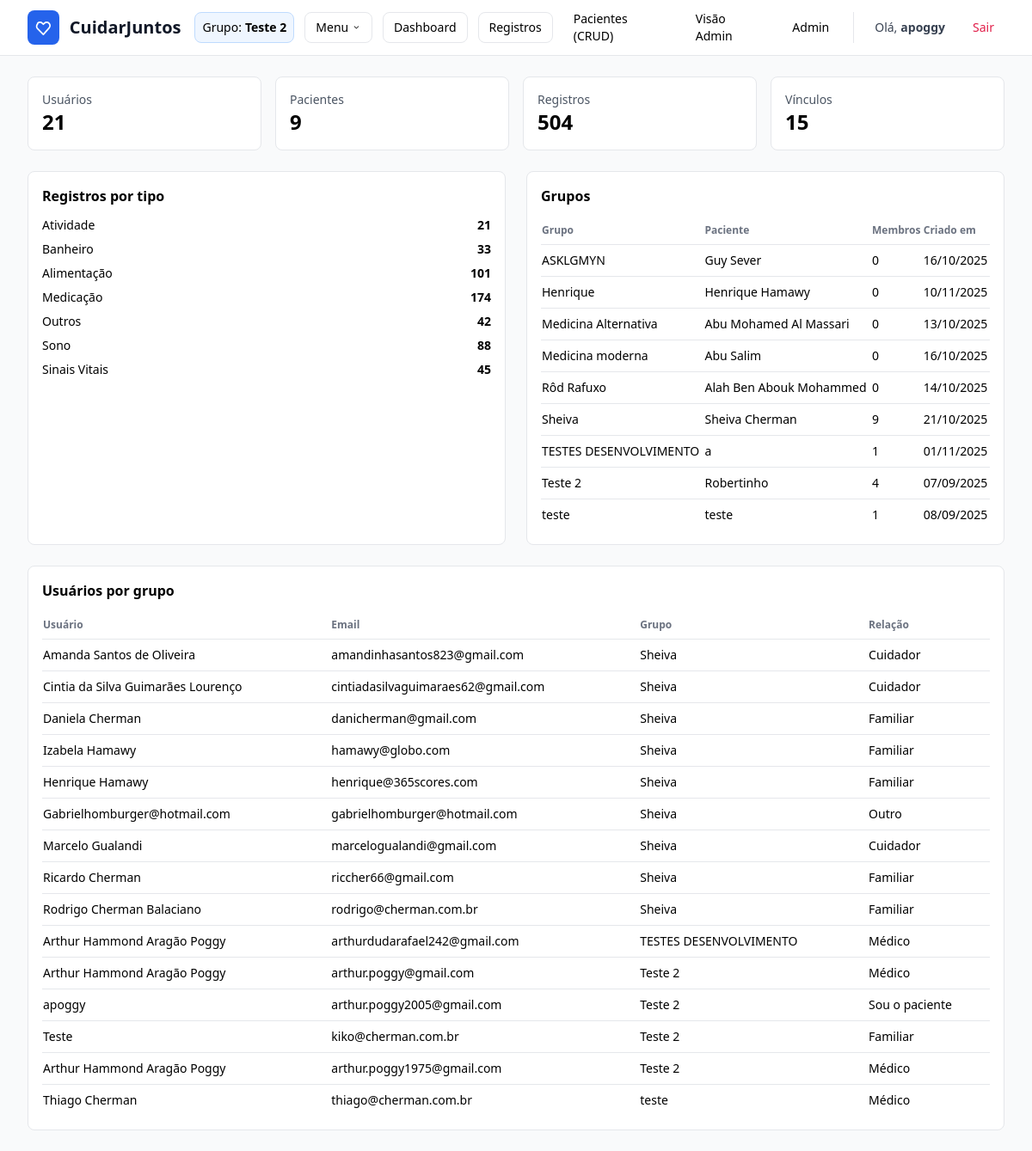
Page /care/admin/overview/ (signed in) on the earlier database version.
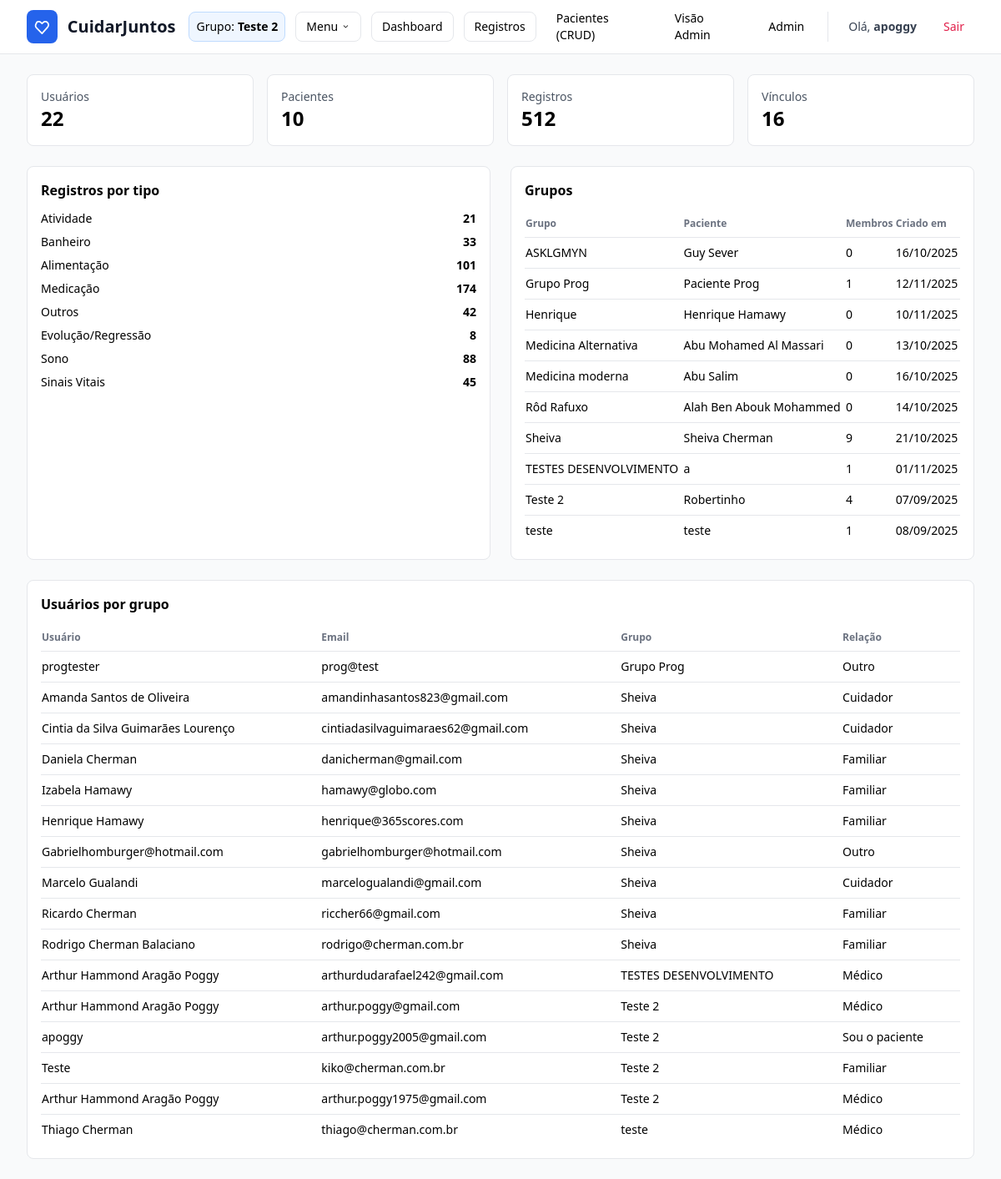
Same page on the later database version.
### care/models.py (models this page shows, shortened)
class CareGroup(models.Model):
    name = models.CharField("Nome do grupo", max_length=120)
    patient = models.OneToOneField(
        Patient, on_delete=models.CASCADE, related_name="care_group"
    )
    created_by = models.ForeignKey(
        User, on_delete=models.SET_NULL, null=True, blank=True,
        related_name="created_groups"
    )
    created_at = models.DateTimeField(auto_now_add=True)
    join_code_hash = models.CharField("Senha do grupo", max_length=128, blank=True)

class Patient(models.Model):
    name = models.CharField("Nome", max_length=120)
    birth_date = models.DateField("Nascimento", null=True, blank=True)
    notes = models.TextField("Observações / Dados de saúde", blank=True)
    created_by = models.ForeignKey(
        User, on_delete=models.CASCADE, related_name="patients",
        null=True, blank=True, db_index=True
    )
    user = models.OneToOneField(
        User, on_delete=models.SET_NULL, related_name="as_patient",
        null=True, blank=True
    )

class GroupMembership(models.Model):
    REL_CHOICES = (
        ("SELF", "Sou o paciente"),
        ("FAMILY", "Familiar"),
        ("DOCTOR", "Médico"),
        ("CAREGIVER", "Cuidador"),
        ("OTHER", "Outro"),
    )
    user = models.OneToOneField(
        "auth.User", on_delete=models.CASCADE, related_name="group_membership"
    )
    group = models.ForeignKey(
        "CareGroup", on_delete=models.CASCADE, related_name="members"
    )
    relation_to_patient = models.CharField(
        "Relação com o paciente", max_length=20, choices=REL_CHOICES
    )
    class Meta:
        constraints = [
            models.UniqueConstraint(fields=["user"], name="unique_user_one_group"),
        ]

### care/views.py (the view)
# urls.py: path("admin/overview/",  views.admin_overview,      name="admin-overview"),
@login_required
def admin_overview(request):
    if not request.user.is_superuser:
        raise PermissionDenied
    users_total = User.objects.count()
    patients_total = Patient.objects.count()
    records_total = CareRecord.objects.count()
    links_total = GroupMembership.objects.count()
    by_type = (
        CareRecord.objects
        .values("type")
        .annotate(total=Count("id"))
        .order_by("type")
    )
    type_labels = dict(CareRecord.Type.choices)
    type_rows = [
        {
            "code": row["type"],
            "label": type_labels.get(row["type"], row["type"]),
            "total": row["total"],
        }
        for row in by_type
    ]
    groups = (
        CareGroup.objects
        .select_related("patient")
        .prefetch_related("members")
        .order_by("name")
    )
    group_rows = [
        {
            "name": g.name,
            "patient": g.patient.name,
            "members": g.members.count(),
            "created_at": g.created_at,
        }
        for g in groups
    ]
    memberships = (
        GroupMembership.objects
        .select_related("user", "group", "group__patient")
        .order_by("group__name", "user__username")
    )
    ctx = {
        "users_total": users_total,
        "patients_total": patients_total,
        "records_total": records_total,
        "links_total": links_total,
        "by_type": type_rows,
        "groups": group_rows,
        "memberships": memberships,
    }
    return render(request, "care/admin_overview.html", ctx)

### care/context_processors.py (called while the page is built)
def current_group(request):
    if not request.user.is_authenticated:
        return {"current_group": None, "current_group_membership": None}
    try:
        gm = GroupMembership.objects.select_related("group").get(user=request.user)
        return {"current_group": gm.group, "current_group_membership": gm}
    except GroupMembership.DoesNotExist:
        return {"current_group": None, "current_group_membership": None}

### templates/care/admin_overview.html (shortened to what this page needs)
{% extends "base.html" %}
{% block content %}
<div class="grid grid-cols-1 md:grid-cols-4 gap-4 mb-6">
  <div class="bg-white border rounded-lg p-4">
    <div class="text-sm text-gray-600">Usuários</div>
    <div class="text-2xl font-bold">{{ users_total }}</div>
  </div>
  <div class="bg-white border rounded-lg p-4">
    <div class="text-sm text-gray-600">Pacientes</div>
    <div class="text-2xl font-bold">{{ patients_total }}</div>
  </div>
  <div class="bg-white border rounded-lg p-4">
    <div class="text-sm text-gray-600">Registros</div>
    <div class="text-2xl font-bold">{{ records_total }}</div>
  </div>
  <div class="bg-white border rounded-lg p-4">
    <div class="text-sm text-gray-600">Vínculos</div>
    <div class="text-2xl font-bold">{{ links_total }}</div>
  </div>
</div>
<div class="grid grid-cols-1 lg:grid-cols-2 gap-6">
  <div class="bg-white border rounded-lg p-4">
    <h2 class="font-semibold mb-3">Registros por tipo</h2>
    <ul class="space-y-2">
      {% for row in by_type %}
        <li class="flex items-center justify-between text-sm">
          <span>{{ row.label }}</span>
          <span class="font-semibold">{{ row.total }}</span>
        </li>
      {% empty %}
        <li class="text-sm text-gray-500">Nenhum registro.</li>
      {% endfor %}
    </ul>
  </div>
  <div class="bg-white border rounded-lg p-4">
    <h2 class="font-semibold mb-3">Grupos</h2>
    <div class="overflow-x-auto">
      <table class="min-w-full text-sm">
        <thead>
          <tr class="text-left text-xs text-gray-500">
            <th class="py-2">Grupo</th>
            <th>Paciente</th>
            <th>Membros</th>
            <th>Criado em</th>
          </tr>
        </thead>
        <tbody>
          {% for g in groups %}
            <tr class="border-t">
              <td class="py-2 font-medium">{{ g.name }}</td>
              <td>{{ g.patient }}</td>
              <td>{{ g.members }}</td>
              <td>{{ g.created_at|date:"d/m/Y" }}</td>
            </tr>
          {% empty %}
            <tr><td colspan="4" class="py-3 text-sm text-gray-500">Nenhum grupo cadastrado.</td></tr>
          {% endfor %}
        </tbody>
      </table>
    </div>
  </div>
</div>
<div class="bg-white border rounded-lg p-4 mt-6">
  <h2 class="font-semibold mb-3">Usuários por grupo</h2>
  <div class="overflow-x-auto">
    <table class="min-w-full text-sm">
      <thead>
        <tr class="text-left text-xs text-gray-500">
          <th class="py-2">Usuário</th>
          <th>Email</th>
          <th>Grupo</th>
          <th>Relação</th>
        </tr>
      </thead>
      <tbody>
        {% for m in memberships %}
          <tr class="border-t">
            <td class="py-2">{{ m.user.get_full_name|default:m.user.username }}</td>
            <td>{{ m.user.email|default:"—" }}</td>
            <td>{{ m.group.name }}</td>
            <td>{{ m.get_relation_to_patient_display }}</td>
          </tr>
        {% empty %}
          <tr><td colspan="4" class="py-3 text-sm text-gray-500">Nenhum integrante encontrado.</td></tr>
        {% endfor %}
      </tbody>
    </table>
  </div>
</div>
{% endblock %}

### templates/base.html (shortened to what this page needs)
<!doctype html>
<html lang="pt-br">
<head>
  <script src="https://cdn.tailwindcss.com?plugins=forms"></script>
</head>
<body class="bg-gray-50 min-h-screen">
<header class="bg-white border-b sticky top-0 z-40">
  <div class="max-w-7xl mx-auto px-3 sm:px-6 lg:px-8">
    <div class="h-16 flex items-center gap-4">
      <a href="{% if request.user.is_authenticated %}{% url 'care:dashboard' %}{% else %}{% url 'accounts:login' %}{% endif %}"
         class="flex items-center gap-3">
        <div class="bg-blue-600 p-2 rounded-lg">
          <svg class="w-6 h-6 text-white" fill="none" stroke="currentColor" viewBox="0 0 24 24" aria-hidden="true">
            <path stroke-linecap="round" stroke-linejoin="round" stroke-width="2"
              d="M4.318 6.318a4.5 4.5 0 016.364 0L12 7.636l1.318-1.318a4.5 4.5 0 116.364 6.364L12 21.364l-7.682-7.682a4.5 4.5 0 010-6.364z" />
          </svg>
        </div>
        <div class="leading-tight">
          <h1 class="text-lg sm:text-xl font-bold text-gray-900">CuidarJuntos</h1>
        </div>
      </a>
      <nav class="hidden md:flex items-center gap-2 lg:gap-3 text-sm ml-auto">
        {% if request.user.is_authenticated %}
          {% if current_group %}
            <span class="inline-flex items-center h-9 px-2 rounded-lg bg-blue-50 border border-blue-200">
              Grupo: <strong class="ml-1 whitespace-nowrap">{{ current_group.name }}</strong>
            </span>
            <div class="relative" id="header-group-menu">
              <button id="header-group-menu-btn"
                      class="inline-flex items-center h-9 px-3 rounded-lg border hover:bg-gray-50"
                      type="button">
                Menu
                <svg class="ml-1 w-4 h-4" viewBox="0 0 20 20" fill="currentColor" aria-hidden="true">
                  <path fill-rule="evenodd" d="M5.23 7.21a.75.75 0 011.06.02L10 10.94l3.71-3.71a.75.75 0 111.06 1.06l-4.24 4.24a.75.75 0 01-1.06 0L5.21 8.29a.75.75 0 01.02-1.08z" clip-rule="evenodd" />
                </svg>
              </button>
            </div>
            <a href="{% url 'care:dashboard' %}"
               class="inline-flex items-center h-9 px-3 rounded-lg border hover:bg-gray-50">
              Dashboard
            </a>
            <a href="{% url 'care:record-create' %}"
               class="inline-flex items-center h-9 px-3 rounded-lg border hover:bg-gray-50">
              Registros
            </a>
          {% else %}
            <a href="{% url 'care:choose-group' %}"
               class="inline-flex items-center h-9 px-3 rounded-lg text-blue-600 hover:bg-blue-50">
              Criar/Entrar em grupo
            </a>
          {% endif %}
          {% if request.user.is_superuser %}
            <a href="{% url 'care:patient-list' %}" class="inline-flex items-center h-9 px-3 rounded-lg hover:bg-gray-50">Pacientes (CRUD)</a>
            <a href="{% url 'care:admin-overview' %}" class="inline-flex items-center h-9 px-3 rounded-lg hover:bg-gray-50">Visão Admin</a>
            <a href="{% url 'admin:index' %}" class="inline-flex items-center h-9 px-3 rounded-lg hover:bg-gray-50">Admin</a>
          {% endif %}
          <span class="inline-flex items-center h-9 px-2 text-gray-700">
            Olá, <strong class="ml-1">{{ request.user.username }}</strong>
          </span>
          <form method="post" action="{% url 'accounts:logout' %}" class="inline">
            <button type="submit" class="inline-flex items-center h-9 px-3 rounded-lg text-rose-600 hover:bg-rose-50">
              Sair
            </button>
          </form>
        {% else %}
          <a href="{% url 'accounts:login' %}" class="inline-flex items-center h-9 px-3 rounded-lg text-blue-600 hover:bg-blue-50">Entrar</a>
          <a href="{% url 'accounts:register' %}" class="inline-flex items-center h-9 px-3 rounded-lg hover:bg-gray-50">Cadastrar</a>
        {% endif %}
      </nav>
    </div>
  </div>
</header>
<main class="max-w-7xl mx-auto px-3 sm:px-6 lg:px-8 py-6">
  {% block content %}{% endblock %}
</main>
</body>
</html>

### templates/base.html (style rules this page uses)
html, body { overflow-x: hidden; }
img, video, canvas, svg { max-width: 100%; height: auto; }

Differences in the rows shown:
added CareGroup: name "Grupo Prog", created_at "12/11/2025"
added Patient: patient "Paciente Prog"
added GroupMembership: user.get_full_name "progtester", user.email "prog@test", group.name "Grupo Prog", relation_to_patient "Outro"
Other differences:
{{ users_total }}: "21" → "22"
{{ patients_total }}: "9" → "10"
{{ records_total }}: "504" → "512"
{{ links_total }}: "15" → "16"
new list line: "Evolução/Regressão 8"
new list line: "1"
